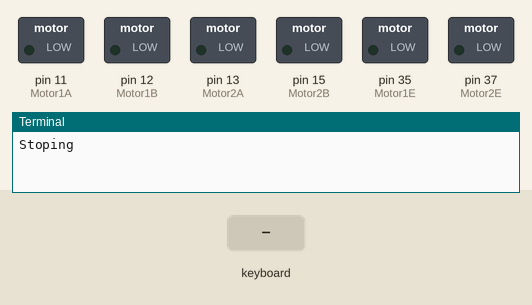
The program below on a simulated Raspberry Pi (header pin numbers). Parts: switched loads named in the program (green lamp = pin HIGH), the last lines printed to the terminal. The inputs (shaded band) are chosen by the test bench. The pygame window is not drawn.

Above: at 1.2 s.
1.3 s: key "w" typed on the keyboard
At 1.39 s:
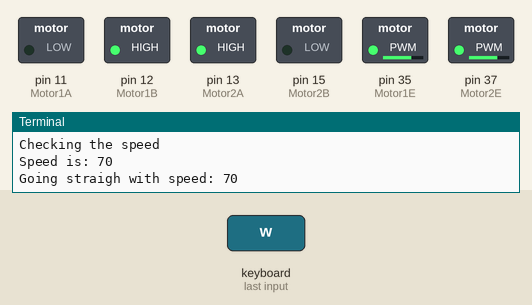
2.9 s: key "a" typed on the keyboard
At 2.99 s:
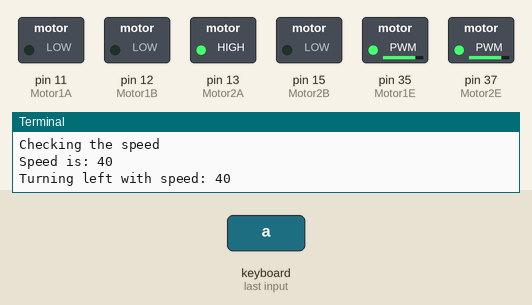
4.5 s: key "d" typed on the keyboard
At 4.59 s:
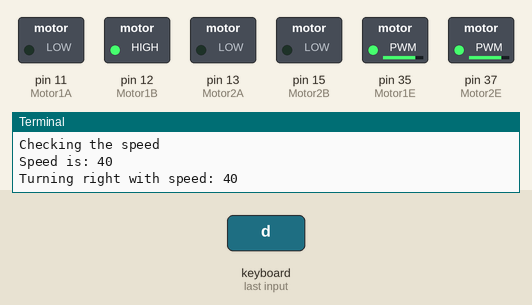
6.1 s: key "s" typed on the keyboard
At 6.19 s:
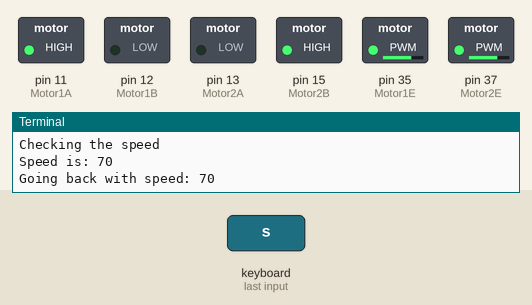
Timing chart, 0 to 8.7 s (numbered marks = the images above; inputs shaded):
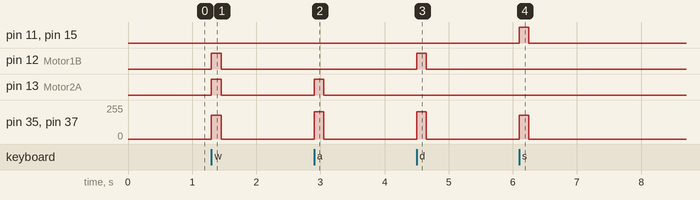

The program:

test3.py
```python
import RPi.GPIO as GPIO
import time
import pygame
import sys
import car_move as cm


car = cm.Move()
pygame.init()
clock = pygame.time.Clock()
screen = pygame.display.set_mode((500, 500))
car.initStart()
car.stop()

while True:#start
    # clock.tick(60)

    for event in pygame.event.get():#获取当前事件的队列
        if event.type == pygame.KEYDOWN:
            key_input = pygame.key.get_pressed()  # 可以同时检测多个按键
            #判断当前是在什么状态下前行
            if  key_input[pygame.K_w] and not key_input[pygame.K_a] and not key_input[pygame.K_d]:
                car.goStraight(car.speed)
            elif key_input[pygame.K_a]:
                car.turnLeft(40)
            elif key_input[pygame.K_d]:
                car.turnRight(40)
            elif key_input[pygame.K_s]:
                car.goBack(70)
            elif key_input[pygame.K_e]:
                car.stop()
            elif key_input[pygame.K_q]:
                car.exitAndClean()
                exit(1)
            elif key_input[pygame.K_UP]:
                car.speed += 20
            elif key_input[pygame.K_DOWN]:
                car.speed -= 20
            elif key_input[pygame.K_r]:
                car.speed = 70
        elif event.type == pygame.KEYUP:
            car.stop()
```

car_move.py
```python
import RPi.GPIO as GPIO
import time


class Move():
    def __init__(self):
        GPIO.setmode(GPIO.BOARD)
        GPIO.setwarnings(False)
        self.Motor1A = 11
        self.Motor1B = 12
        self.Motor1E = 35  # 使能通道A

        self.Motor2A = 13
        self.Motor2B = 15
        self.Motor2E = 37  # 使能通道B

        self.speed = 70  # 速度

        # print("Setting up GPIO pins")
        GPIO.setup(self.Motor1A, GPIO.OUT)
        GPIO.setup(self.Motor1B, GPIO.OUT)
        GPIO.setup(self.Motor1E, GPIO.OUT)
        GPIO.setup(self.Motor2A, GPIO.OUT)
        GPIO.setup(self.Motor2B, GPIO.OUT)
        GPIO.setup(self.Motor2E, GPIO.OUT)

        # print("Warming up engines")
        self.motorR = GPIO.PWM(self.Motor1E, 100)
        self.motorL = GPIO.PWM(self.Motor2E, 100)
        # print("Starting motors")

    def initStart(self):
        self.motorR.start(0)
        self.motorL.start(0)

    def checkSpeed(self, speed):
        print("Checking the speed")
        if speed < 25:
            speed = 25
        if speed > 100:
            speed = 100
        print("Speed is: " + str(speed))
        return speed

    def goStraight(self, speed = 70):
        speed = self.checkSpeed(speed)
        GPIO.output(self.Motor1A, GPIO.LOW)
        GPIO.output(self.Motor1B, GPIO.HIGH)
        GPIO.output(self.Motor2A, GPIO.HIGH)
        GPIO.output(self.Motor2B, GPIO.LOW)
        self.motorR.ChangeDutyCycle(speed)
        self.motorL.ChangeDutyCycle(speed)
        print("Going straigh with speed: " + str(speed))

    def stop(self):
        print("Stoping")
        GPIO.output(self.Motor1A, False)
        GPIO.output(self.Motor1B, False)
        GPIO.output(self.Motor2A, False)
        GPIO.output(self.Motor2B, False)
        self.motorR.ChangeDutyCycle(0)
        self.motorL.ChangeDutyCycle(0)

    def exitAndClean(self):
        print("Exiting")
        self.motorR.stop()
        self.motorL.stop()
        GPIO.cleanup()
        exit()

    def cleanNoExit(self):
        print("Exiting")
        self.motorR.stop()
        self.motorL.stop()
        GPIO.cleanup()

    def goBack(self, speed):
        speed = self.checkSpeed(speed)
        print("Going back with speed: " + str(speed))
        GPIO.output(self.Motor1A, GPIO.HIGH)
        GPIO.output(self.Motor1B, GPIO.LOW)
        GPIO.output(self.Motor2A, GPIO.LOW)
        GPIO.output(self.Motor2B, GPIO.HIGH)
        self.motorR.ChangeDutyCycle(speed)
        self.motorL.ChangeDutyCycle(speed)

    def turnRight(self, speed):
        speed = self.checkSpeed(speed)
        print("Turning right with speed: " + str(speed))
        GPIO.output(self.Motor1A, GPIO.LOW)
        GPIO.output(self.Motor1B, GPIO.HIGH)
        GPIO.output(self.Motor2A, False)
        GPIO.output(self.Motor2B, False)
        self.motorR.ChangeDutyCycle(80)
        self.motorL.ChangeDutyCycle(80)

    def turnLeft(self, speed):
        speed = self.checkSpeed(speed)
        print("Turning left with speed: " + str(speed))
        GPIO.output(self.Motor1A, False)
        GPIO.output(self.Motor1B, False)
        GPIO.output(self.Motor2A, GPIO.HIGH)
        GPIO.output(self.Motor2B, GPIO.LOW)
        self.motorR.ChangeDutyCycle(80)
        self.motorL.ChangeDutyCycle(80)


if __name__ == "__main__":
    a = Move()
    a.initStart()
    a.goStraight(70)
    time.sleep(1)
    a.turnRight(50)
    time.sleep(1)
    a.turnLeft(50)
    time.sleep(1)
    a.goStraight(70)
    time.sleep(2)
    a.stop()
    a.exitAndClean()
```

Measured:
- after the input at 1.3 s, pin 12 (Motor1B), pin 13 (Motor2A): LOW → HIGH at once, → LOW 0.15 s later; pin 35 (Motor1E), pin 37 (Motor2E): 0/255 → 179/255 at once, → 0/255 0.15 s later
- after the input at 2.9 s, pin 13 (Motor2A): LOW → HIGH at once, → LOW 0.15 s later; pin 35 (Motor1E), pin 37 (Motor2E): 0/255 → 204/255 at once, → 0/255 0.15 s later
- after the input at 4.5 s, pin 12 (Motor1B): LOW → HIGH at once, → LOW 0.15 s later; pin 35 (Motor1E), pin 37 (Motor2E): 0/255 → 204/255 at once, → 0/255 0.15 s later
- after the input at 6.1 s, pin 11 (Motor1A), pin 15 (Motor2B): LOW → HIGH at once, → LOW 0.15 s later; pin 35 (Motor1E), pin 37 (Motor2E): 0/255 → 179/255 at once, → 0/255 0.15 s later
